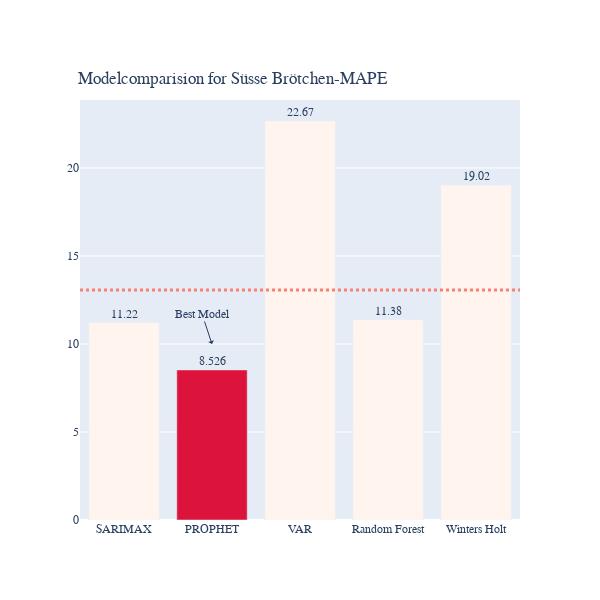

Notebook code cell kept with this figure:
### Code cell
colors = ['seashell',] * 54
colors[1] = 'crimson'

fig = go.Figure(data=[go.Bar(x=df_results_Süsse_Brötchen_OPT.query('Baseline==0').Model,
                             y=df_results_Süsse_Brötchen_OPT.query('Baseline==0').MAPE, marker_color=colors,
                             text=df_results_Süsse_Brötchen_OPT.query('Baseline==0').MAPE
                            
             #color_discrete_sequence=px.colors.diverging.balance
            )])
fig.add_shape( # add a horizontal "target" line
    type="line", line_color="salmon", line_width=3, opacity=1, line_dash="dot",
    x0=0, x1=1, xref="paper", y0=13.062, y1=13.062, yref="y"
)
fig.add_annotation( # add a text callout with arrow
    text="Best Model", x="PROPHET", y=10, arrowhead=1, showarrow=True
)
fig.update_layout(title_text='Modelcomparision for Süsse Brötchen-MAPE', title_x=0.01)
fig.update_layout(legend=dict(
    yanchor="top",
    y=0.95,
    xanchor="left",
    x=0.75
))
fig.update_layout(title=dict(
    yanchor="top",
    y=0.88,
    xanchor="left",
    x=0.13))
fig.update_layout( # customize font and legend orientation & position
    font_family="Rockwell",
    legend=dict(
        title=None, orientation="h", y=1, yanchor="bottom", x=0.3, xanchor="center"
    )
)
fig.update_traces(texttemplate='%{text:.4s}', textposition='outside')
fig.update_layout(
    autosize=False,
    width=600,
    height=600,)
fig.show()

### Figure 1 — Plotly figure (JSON) as saved in the notebook; plotly's stock layout.template omitted (floating-point values rounded to 4 significant figures)
{"data": [{"marker": {"color": ["seashell", "crimson", "seashell", "seashell", "seashell", "seashell", "seashell", "seashell", "seashell", "seashell", "seashell", "seashell", "seashell", "seashell", "seashell", "seashell", "seashell", "seashell", "seashell", "seashell", "seashell", "seashell", "seashell", "seashell", "seashell", "seashell", "seashell", "seashell", "seashell", "seashell", "seashell", "seashell", "seashell", "seashell", "seashell", "seashell", "seashell", "seashell", "seashell", "seashell", "seashell", "seashell", "seashell", "seashell", "seashell", "seashell", "seashell", "seashell", "seashell", "seashell", "seashell", "seashell", "seashell", "seashell"]}, "text": [11.22, 8.526, 22.67, 11.38, 19.02], "textposition": "outside", "texttemplate": "%{text:.4s}", "type": "bar", "x": ["SARIMAX", "PROPHET", "VAR", "Random Forest", "Winters Holt"], "y": [11.22, 8.526, 22.67, 11.38, 19.02]}], "layout": {"annotations": [{"arrowhead": 1, "showarrow": true, "text": "Best Model", "x": "PROPHET", "y": 10}], "autosize": false, "font": {"family": "Rockwell"}, "height": 600, "legend": {"orientation": "h", "title": {}, "x": 0.3, "xanchor": "center", "y": 1, "yanchor": "bottom"}, "shapes": [{"line": {"color": "salmon", "dash": "dot", "width": 3}, "opacity": 1, "type": "line", "x0": 0, "x1": 1, "xref": "paper", "y0": 13.06, "y1": 13.06, "yref": "y"}], "title": {"text": "Modelcomparision for Süsse Brötchen-MAPE", "x": 0.13, "xanchor": "left", "y": 0.88, "yanchor": "top"}, "width": 600}}
